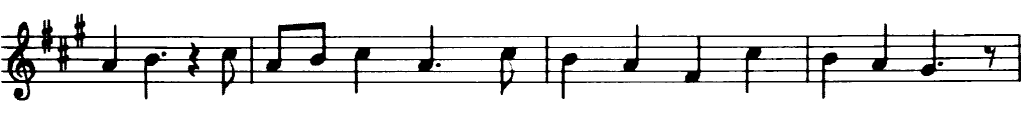
#> input picture data/images/notes.png, 1024 x 134 px
$ jupyter execute horizontal_lines.ipynb
#> lines starting #> are read from the running program, lines starting #| are printed output that depends on the picture; after the words box and inside, x2 and y2 are one past the last pixel; in counts of white or black regions, pixels touching at a corner belong together
[cell 1]
import cv2
import numpy as np
import matplotlib.pyplot as plt

[cell 2]
gray_image = cv2.imread('../data/images/notes.png' , 0)
#> gray_image is the input picture: shape (134, 1024); min 0, max 255, mean 229.4
negative_img = cv2.bitwise_not(gray_image)
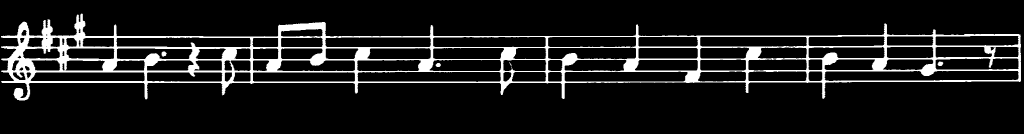
#> negative_img: shape (134, 1024); min 0, max 255, mean 25.6
binary_img  = cv2.adaptiveThreshold(negative_img, 255, cv2.ADAPTIVE_THRESH_MEAN_C, cv2.THRESH_BINARY, 15, -2)
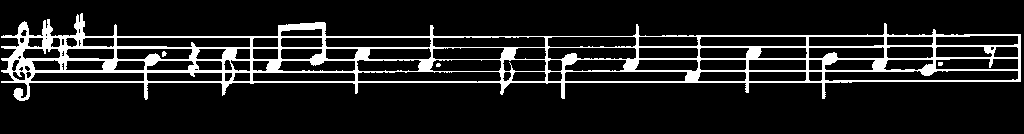
#> binary_img: shape (134, 1024); 11.7% white; 4 white regions (2 under 20 px), largest, box (x1, y1, x2, y2) and area: (1, 13, 1021, 101) 15986, (162, 51, 167, 57) 21

plt.figure(figsize=(17, 6))
plt.subplot(311), plt.imshow(gray_image, cmap='gray'), plt.title('Original')
plt.subplot(312), plt.imshow(negative_img, cmap='gray'), plt.title('Negative')
plt.subplot(313), plt.imshow(binary_img, cmap='gray'), plt.title('Binary')
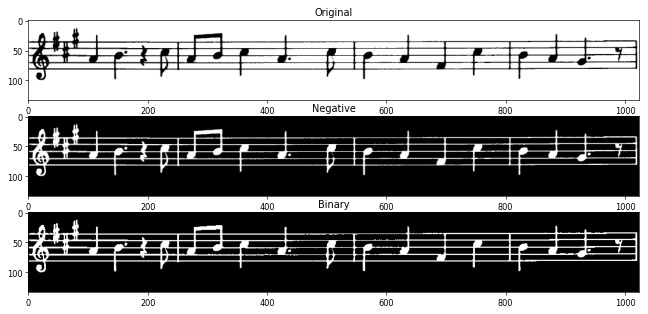
#> figure drawn by matplotlib, 3 panels

[cell 3]
cols = binary_img.shape[1]
#> cols = 1024
horizontal_size = cols // 30
#> horizontal_size = 34

horizontal_stracture = cv2.getStructuringElement(cv2.MORPH_RECT, (horizontal_size, 1))
print(horizontal_stracture)
#| [[1 1 1 1 1 1 1 1 1 1 1 1 1 1 1 1 1 1 1 1 1 1 1 1 1 1 1 1 1 1 1 1 1 1]]

[cell 4]
horizontal = cv2.morphologyEx(binary_img , cv2.MORPH_OPEN , horizontal_stracture)
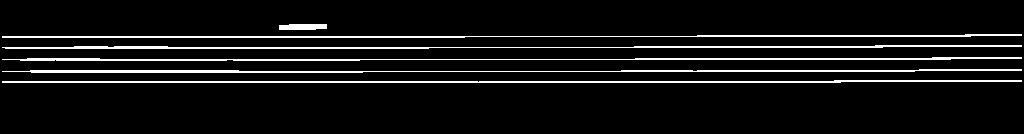
#> horizontal: shape (134, 1024); 7.2% white in thin lines or dots, all inside (x1, y1, x2, y2) = (2, 24, 1022, 83)

plt.figure(figsize=(17,6))
plt.subplot(211);plt.imshow(gray_image , cmap='gray');plt.title('Gray');
plt.subplot(212);plt.imshow(horizontal, cmap='gray');plt.title('Horizontal');

[cell 5]
rows = gray_image.shape[0]
#> rows = 134
vert_size = rows // 30
#> vert_size = 4

virt_strac = cv2.getStructuringElement(cv2.MORPH_RECT, (1, vert_size))
#> virt_strac = [1, 1, 1, 1]
print(virt_strac)
#| [[1]
#|  [1]
#|  [1]
#|  [1]]

[cell 6]
vert = cv2.morphologyEx(binary_img , cv2.MORPH_OPEN , virt_strac)
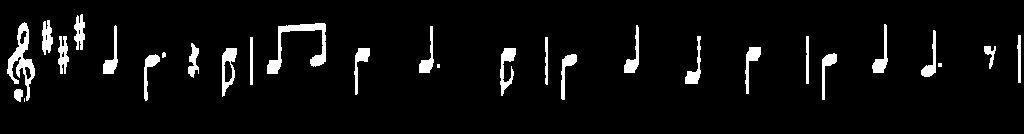
#> vert: shape (134, 1024); 5.2% white; 29 white regions (3 under 20 px), largest, box (x1, y1, x2, y2) and area: (267, 23, 326, 74) 825, (7, 22, 35, 101) 780, (222, 48, 237, 97) 371

plt.figure(figsize=(20,10))
plt.subplot(211);plt.imshow(gray_image , cmap='gray');plt.title('Original Image')
plt.subplot(212);plt.imshow(vert, cmap='gray');plt.title('vertical Image')

[cell 7]
raw_result = cv2.bitwise_not(vert)

plt.figure(figsize=(20 , 7))
plt.imshow(raw_result , cmap='gray');plt.title('Raw result')

[cell 8]
edge = cv2.adaptiveThreshold(raw_result , 255,cv2.ADAPTIVE_THRESH_MEAN_C , cv2.THRESH_BINARY ,3,-2)
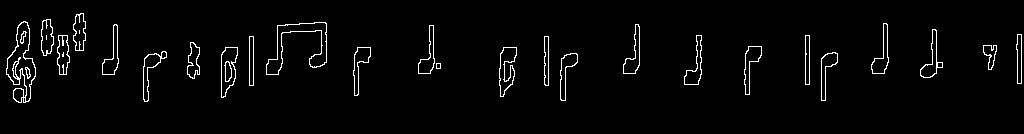
#> edge: shape (134, 1024); 2.7% white in thin lines or dots, all inside (x1, y1, x2, y2) = (6, 13, 1022, 103)

plt.figure(figsize=(20 , 7))
plt.subplot(211);plt.imshow(raw_result , cmap='gray');plt.title('Raw result')
plt.subplot(212);plt.imshow(edge , cmap='gray');plt.title('edge result')

[cell 9]
kernel = np.ones((2,2),np.uint8)
edge = cv2.dilate(edge , kernel)
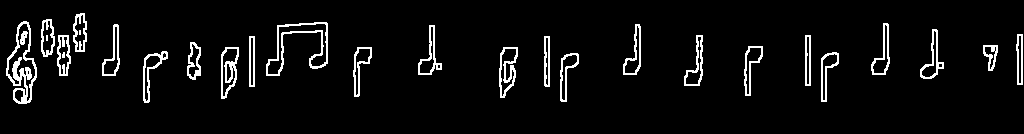
#> edge: shape (134, 1024); 5.4% white in thin lines or dots, all inside (x1, y1, x2, y2) = (6, 13, 1023, 104)

plt.figure(figsize=(20 , 7))
plt.imshow(edge , cmap='gray');plt.title('edge result')

[cell 10]
smooth = cv2.blur(raw_result , (2,2))
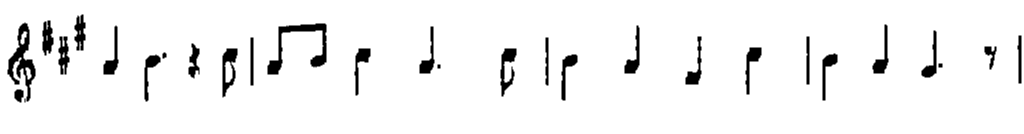
#> smooth: shape (134, 1024); min 0, max 255, mean 241.7
plt.figure(figsize=(20 , 7))
plt.imshow(smooth , cmap='gray');plt.title('smooth result')

[cell 11]
(rows , cols)=np.where(edge != 0)
#> rows = 7470 values from 13 to 103; cols = 7470 values, max 1022 at index 825, min 6 at index 4855, mean 414
final_result = np.copy(raw_result)
final_result[rows, cols] = smooth[rows , cols]
plt.figure(figsize=(20 , 7))
plt.subplot(411);plt.imshow(gray_image , cmap='gray');plt.title('original result')
plt.subplot(412);plt.imshow(raw_result , cmap='gray');plt.title('Raw result')
plt.subplot(413);plt.imshow(smooth , cmap='gray');plt.title('smooth result')
plt.subplot(414);plt.imshow(final_result, cmap='gray');plt.title('final_result result')
